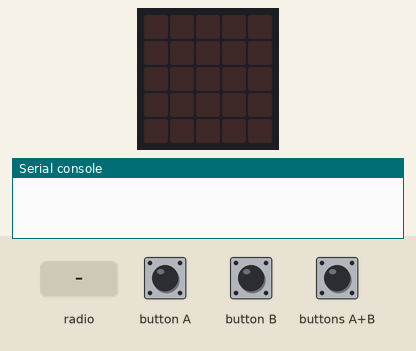
Bench run of a program on a simulated BBC micro:bit (MakeCode). Shown: the board's 5×5 LED display, the last lines printed to the serial console. The inputs (shaded band) are chosen by the test bench. No radio messages arrive unless stated (any console line starting 'radio sent:' is added by the test bench).

Above: at 1.2 s.
1.3 s: radio message "GANO" arrives
At 1.8 s:
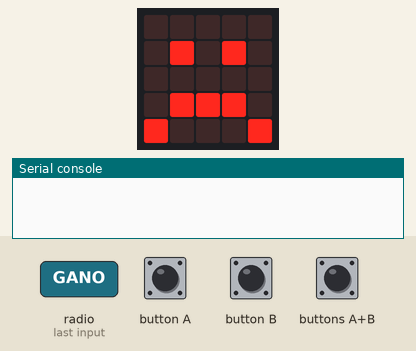
2.8 s: button B pressed for 0.15 s
At 3.7 s:
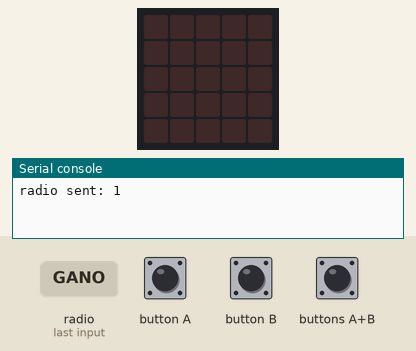
4.4 s: radio message "OK" arrives
At 5.4 s:
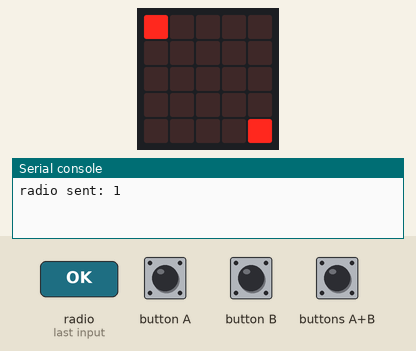
5.9 s: button A pressed for 0.15 s
At 6.5 s:
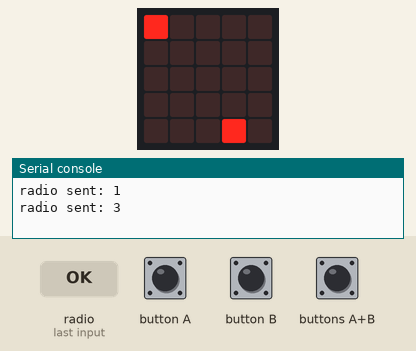
7.5 s: button A pressed for 0.15 s
At 8.8 s:
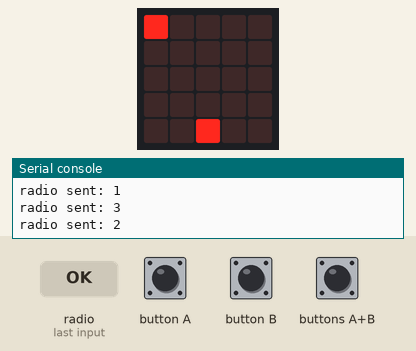
9.1 s: radio message "1" arrives
At 10.5 s:
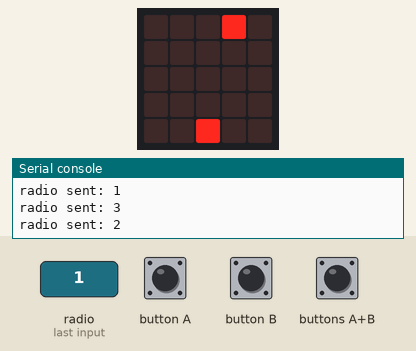
Timing chart, 0 to 11.6 s (numbered marks = the images above; inputs shaded):
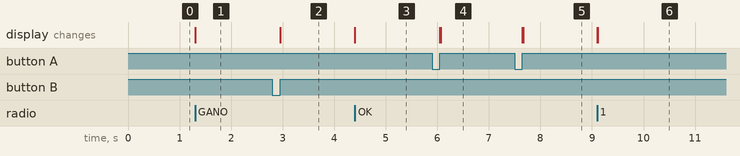

Measured:
- after the input at 1.3 s, the display: changes at once (image 1)
- after the input at 2.8 s, the display: changes after 0.15 s (image 2)
- after the input at 4.4 s, the display: changes at once (image 3)
- after the input at 5.9 s, the display: first changes after 0.15 s (image 4 shows a later state)
- after the input at 7.5 s, the display: first changes after 0.15 s (image 5 shows a later state)
- after the input at 9.1 s, the display: first changes at once (image 6 shows a later state)

The program:

main.ts
```typescript
radio.onReceivedNumber(function (receivedNumber) {
    a = 4 - receivedNumber
    basic.clearScreen()
})
input.onButtonPressed(Button.A, function () {
    if (x > 0) {
        x = x - 1
        radio.sendNumber(x)
        basic.clearScreen()
    }
})
input.onButtonPressed(Button.AB, function () {
    if (!(juega)) {
        radio.sendString("¿JUEGAS?")
    } else {
        if (a == x) {
            radio.sendString("GANO")
            juega = false
            basic.clearScreen()
            basic.showIcon(IconNames.Happy)
        }
    }
})
radio.onReceivedString(function (receivedString) {
    if (receivedString == "¿JUEGAS?") {
        reiniciar()
        radio.sendString("OK")
    }
    if (receivedString == "OK") {
        reiniciar()
    }
    if (receivedString == "GANO") {
        juega = false
        basic.clearScreen()
        basic.showIcon(IconNames.Sad)
    }
})
input.onButtonPressed(Button.B, function () {
    if (x < 4) {
        x = x + 1
        radio.sendNumber(x)
        basic.clearScreen()
    }
})
function reiniciar () {
    a = 0
    b = 0
    x = 4
    y = 4
    juega = true
    basic.clearScreen()
}
let y = 0
let b = 0
let x = 0
let a = 0
let juega = false
radio.setGroup(1)
juega = false
basic.forever(function () {
    if (juega) {
        led.plot(a, b)
        led.plot(x, y)
    }
})
```

test.ts
```typescript
// aquí va el archivo "tests"; esto no se compilará cuando este paquete se utilice como una extensión.
```
